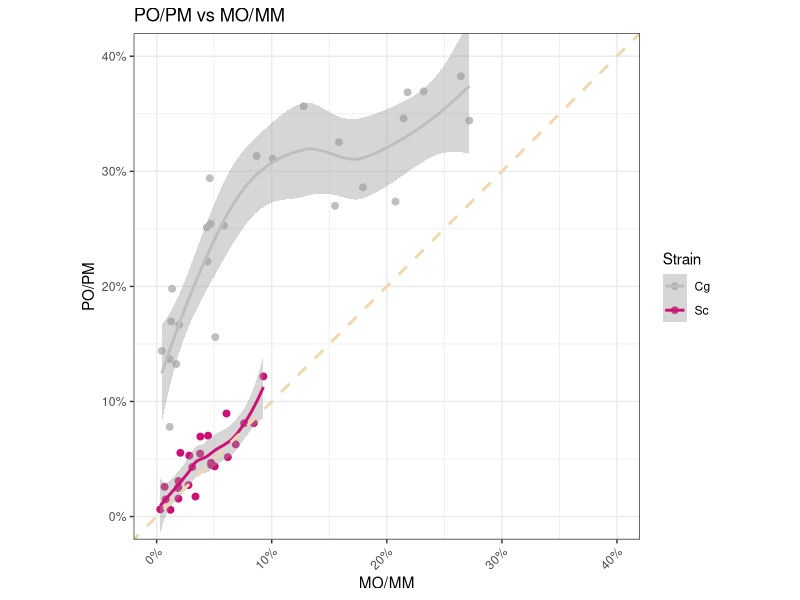
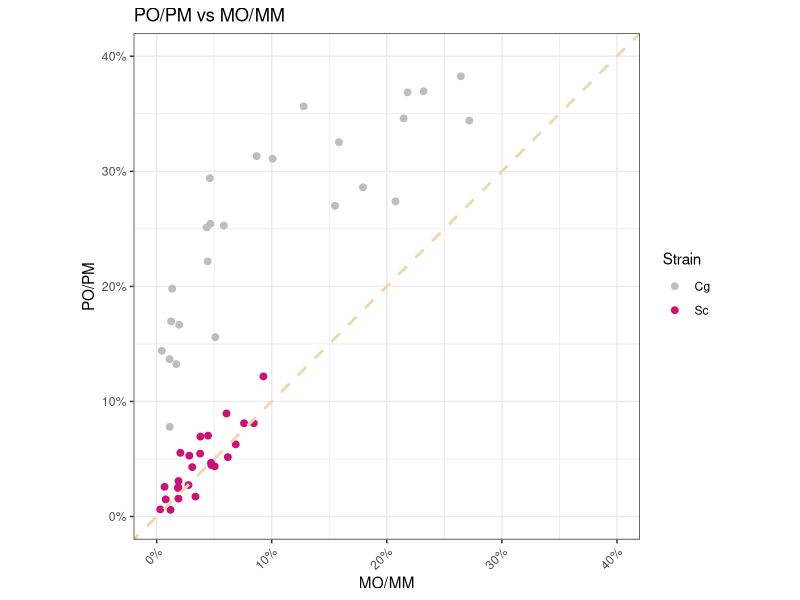
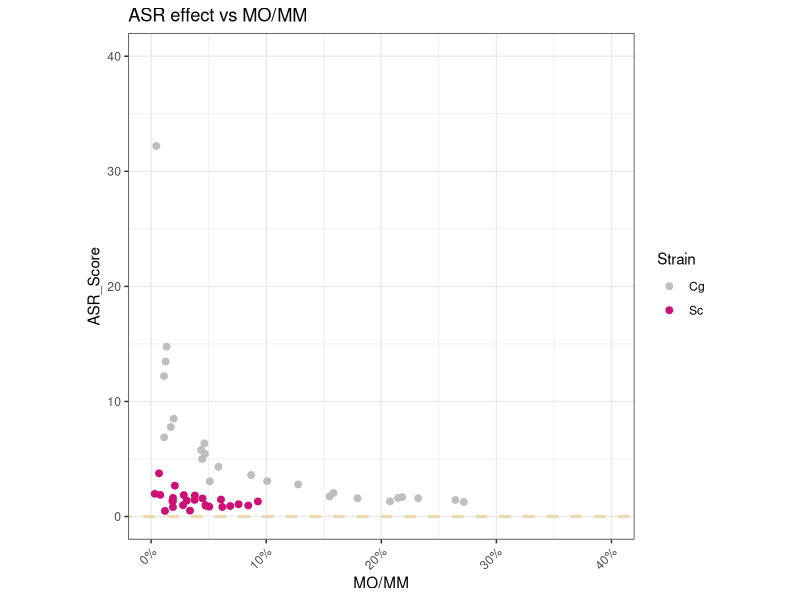
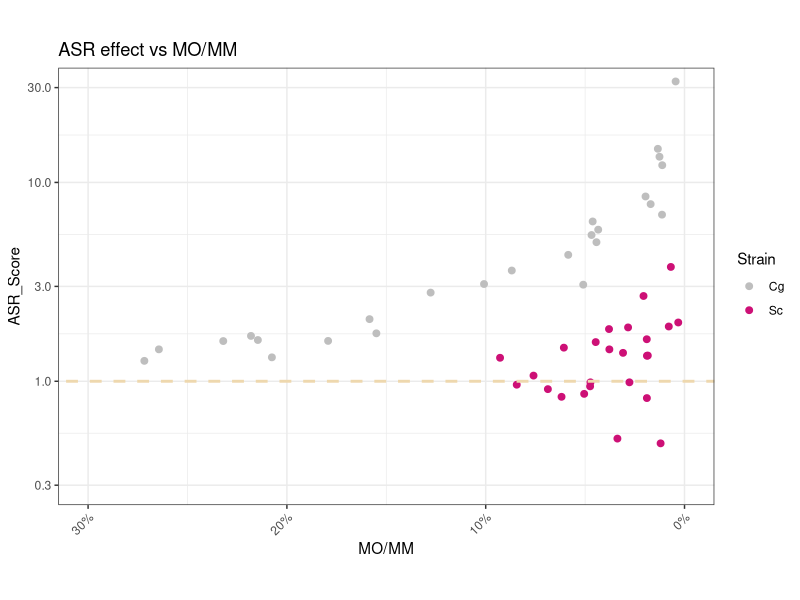
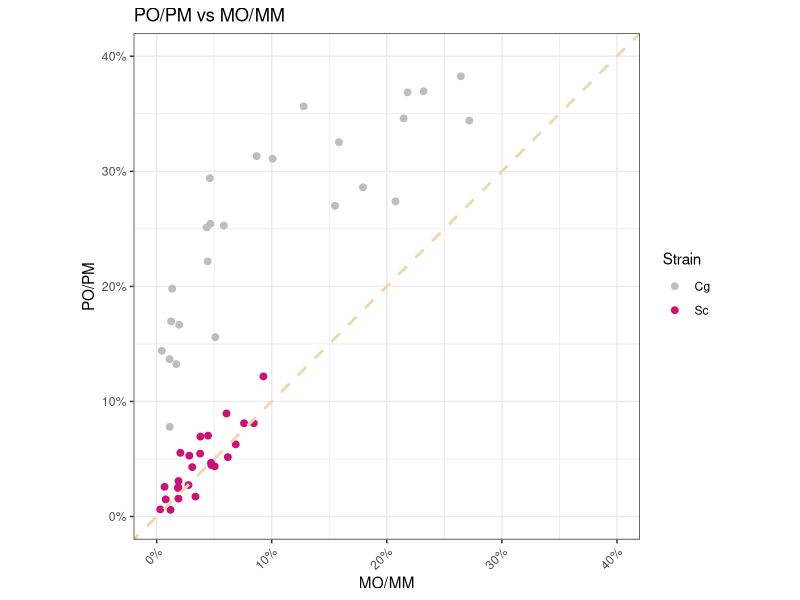
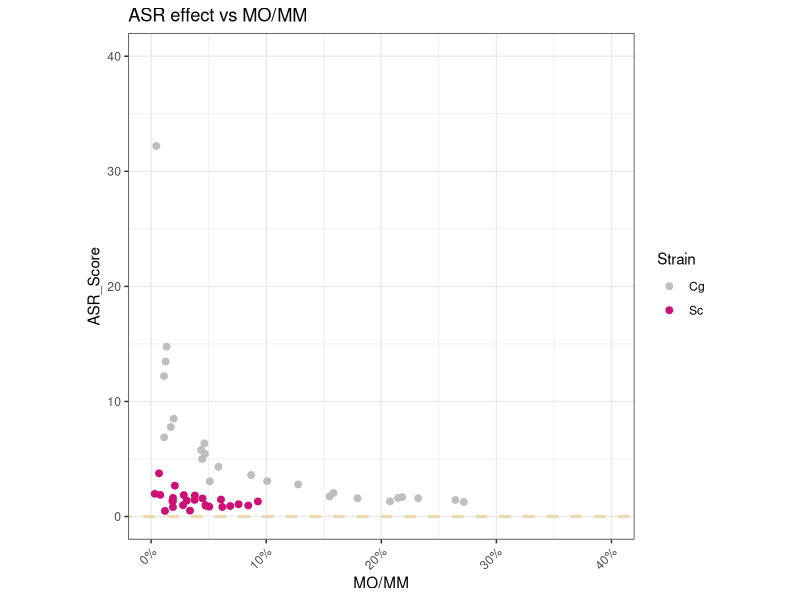
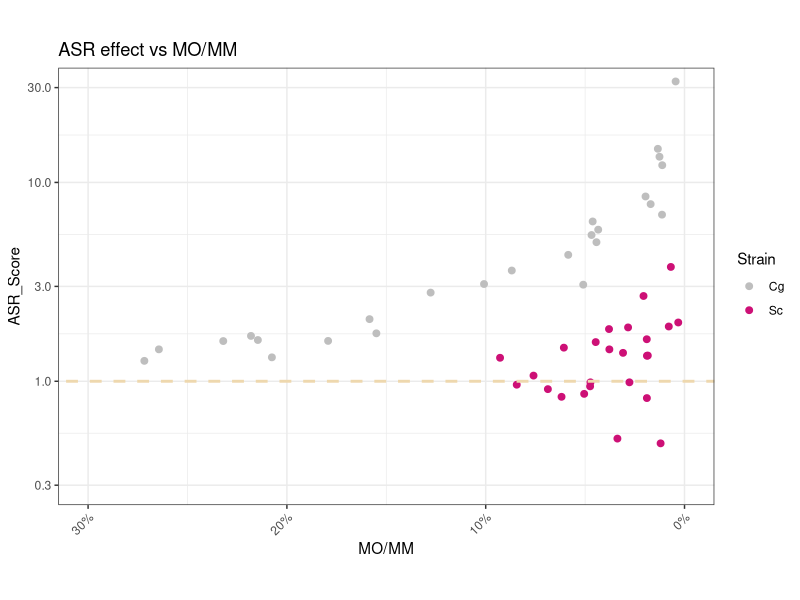

The R source for these figures, in order:
## ---- chunk 1
library(tidyverse)
library(ggplot2)
library(dplyr)
library(mgcv)
library(broom)
library(viridis)
## ---- chunk 2
asr_raw <- read.csv("../input/MOPO_Sc_Cg_ASR_scatter_plot.csv")

# scatterplot of MO/MM vs PO/PM
#png("../output/MO_vs_PO.png", width = 4, height = 4, units = 'in',res = 300) # png for slides
asr_raw  %>% subset(., MO.MM != 1 & PO.PM != 1) %>%
  ggplot(aes(x = MO.MM, y = PO.PM)) + 
  geom_point(aes(color = Strain),size = 2) + 
  geom_smooth(aes(color = Strain)) +  # fit to a loess model with 95% CI 
  #geom_smooth(aes(color = Strain, fill = Strain), method = "lm") +
  #scale_color_viridis(discrete = TRUE, option = "D") +
  #scale_fill_viridis(discrete = TRUE) + 

  # change decimal scale to pct
  scale_y_continuous(labels = scales::percent, breaks = seq(0, 0.4, 0.1)) +
  scale_x_continuous(labels = scales::percent, breaks = seq(0, 0.4, 0.1)) +
  scale_color_manual(values = c("grey", "deeppink3", "hotpink", "darkorchid2", "deepskyblue", "dodgerblue3", "grey20", "seagreen1"))  +
  # change the scale of x and y axis
  coord_fixed(ratio = 1, xlim = c(0,0.4), ylim = c(0,0.4), expand = TRUE, clip = "on") +
  geom_abline(slope = 1, intercept = 0, color="wheat2", linetype="dashed", size=1) +
  theme_bw() +
  theme(axis.text.x=element_text(angle=45,hjust=1)) +
  ylab("PO/PM") +
  xlab("MO/MM") +
  ggtitle("PO/PM vs MO/MM")
#dev.off()


# scatterplot of MO/MM vs PO/PM
asr_raw  %>% subset(., MO.MM != 1 & PO.PM != 1) %>%
  ggplot(aes(x = MO.MM, y = PO.PM)) + 
  geom_point(aes(color = Strain),size = 2) + 
  #geom_smooth(aes(color = Strain)) +  # fit to a loess model with 95% CI 
  #geom_smooth(aes(color = Strain, fill = Strain), method = "lm") +
  #scale_color_viridis(discrete = TRUE, option = "D") +
  #scale_fill_viridis(discrete = TRUE) + 

  # change decimal scale to pct
  scale_y_continuous(labels = scales::percent, breaks = seq(0, 0.4, 0.1)) +
  scale_x_continuous(labels = scales::percent, breaks = seq(0, 0.4, 0.1)) +
  scale_color_manual(values = c("grey", "deeppink3", "hotpink", "darkorchid2", "deepskyblue", "dodgerblue3", "grey20", "seagreen1"))  +
  # change the scale of x and y axis
  coord_fixed(ratio = 1, xlim = c(0,0.4), ylim = c(0,0.4), expand = TRUE, clip = "on") +
  geom_abline(slope = 1, intercept = 0, color="wheat2", linetype="dashed", size=1) +
  theme_bw() +
  theme(axis.text.x=element_text(angle=45,hjust=1)) +
  ylab("PO/PM") +
  xlab("MO/MM") +
  ggtitle("PO/PM vs MO/MM")
  ggsave("../output/MO_vs_PO.png", width = 4, height = 4, units = 'in',dpi = 300)

## ---- chunk 3
# MO/MM vs ASR Score
asr_raw %>% mutate(.,ASR_Score = PO.PM/MO.MM, .keep = "all") %>% subset(., MO.MM != 1 & ASR_Score != 1) %>%
  ggplot(aes(x = MO.MM, y = ASR_Score)) + 
  geom_point(aes(color = Strain),size = 2) + 
  #scale_color_viridis(discrete = TRUE, option = "D") +
  #scale_fill_viridis(discrete = TRUE) + 

  # change decimal scale to pct
  scale_x_continuous(labels = scales::percent, breaks = seq(0, 0.4, 0.1)) +
  scale_color_manual(values = c("grey", "deeppink3", "hotpink", "darkorchid2", "deepskyblue", "dodgerblue3", "grey20", "seagreen1"))  +
  # change the scale of x and y axis
  coord_fixed(ratio = 0.01, xlim = c(0,0.4), ylim = c(0,40), expand = TRUE, clip = "on") +
  geom_abline(slope = 0, intercept = 0, color="wheat2", linetype="dashed", size=1) +
  theme_bw() +
  theme(axis.text.x=element_text(angle=45,hjust=1)) +
  ylab("ASR_Score") +
  xlab("MO/MM") +
  ggtitle("ASR effect vs MO/MM")
  ggsave("../output/ASR_vs_MOvsMM.png", width = 4, height = 4, units = 'in',dpi = 300)

# MO/MM vs ASR Score with loess fit
asr_raw %>% mutate(.,ASR_Score = PO.PM/MO.MM, .keep = "all") %>% subset(., MO.MM != 1 & ASR_Score != 1) %>%
  ggplot(aes(x = MO.MM, y = ASR_Score)) + 
  geom_point(aes(color = Strain),size = 2) + 
  #geom_smooth(aes(color = Strain),span = 1) + # fit to a loess model with 95% CI 
  #geom_smooth(aes(color = Strain, fill = Strain), method = "lm") +
  #scale_color_viridis(discrete = TRUE, option = "D") +
  #scale_fill_viridis(discrete = TRUE) + 

  # change decimal scale to pct
  scale_y_continuous(trans = "log10")+
  scale_x_reverse(lim = c(0.3,0), labels = scales::percent, breaks = seq(0, 0.4, 0.1)) +
  scale_color_manual(values = c("grey", "deeppink3", "hotpink", "darkorchid2", "deepskyblue", "dodgerblue3", "grey20", "seagreen1"))  +
  #scale_x_reverse() +
  # change the scale of x and y axis
  #coord_fixed(ratio = 0.01, xlim = c(0,0.4), ylim = c(0,40), expand = TRUE, clip = "on") +
  coord_fixed(ratio = 0.1,xlim = c(0.3,0),ylim = c(0.3,30)) +
  geom_abline(slope = 0, intercept = 0, color="wheat2", linetype="dashed", size=1) +
  theme_bw() +
  theme(axis.text.x=element_text(angle=45,hjust=1)) +
  ylab("ASR_Score") +
  xlab("MO/MM") +
  ggtitle("ASR effect vs MO/MM")
  ggsave("../output/ASR_vs_MOvsMM_rev_x_logy.png", width = 4, height = 4, units = 'in',dpi = 300)
